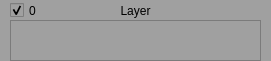
<?xml version="1.0" encoding="UTF-8"?>
<ui version="4.0">
 <class>LayerWidget</class>
 <widget class="QWidget" name="LayerWidget">
  <property name="geometry">
   <rect>
    <x>0</x>
    <y>0</y>
    <width>271</width>
    <height>61</height>
   </rect>
  </property>
  <property name="windowTitle">
   <string>Form</string>
  </property>
  <property name="styleSheet">
   <string notr="true">background-color: rgb(160, 160, 160);</string>
  </property>
  <widget class="QCheckBox" name="enable_checkbox">
   <property name="geometry">
    <rect>
     <x>10</x>
     <y>0</y>
     <width>41</width>
     <height>21</height>
    </rect>
   </property>
   <property name="text">
    <string>0</string>
   </property>
   <property name="checked">
    <bool>true</bool>
   </property>
  </widget>
  <widget class="QLabel" name="name_label">
   <property name="geometry">
    <rect>
     <x>60</x>
     <y>0</y>
     <width>151</width>
     <height>21</height>
    </rect>
   </property>
   <property name="text">
    <string>Layer</string>
   </property>
   <property name="alignment">
    <set>Qt::AlignCenter</set>
   </property>
  </widget>
  <widget class="QFrame" name="layer_frame">
   <property name="geometry">
    <rect>
     <x>10</x>
     <y>20</y>
     <width>251</width>
     <height>41</height>
    </rect>
   </property>
   <property name="frameShape">
    <enum>QFrame::StyledPanel</enum>
   </property>
   <property name="frameShadow">
    <enum>QFrame::Raised</enum>
   </property>
  </widget>
 </widget>
 <resources/>
 <connections/>
</ui>
